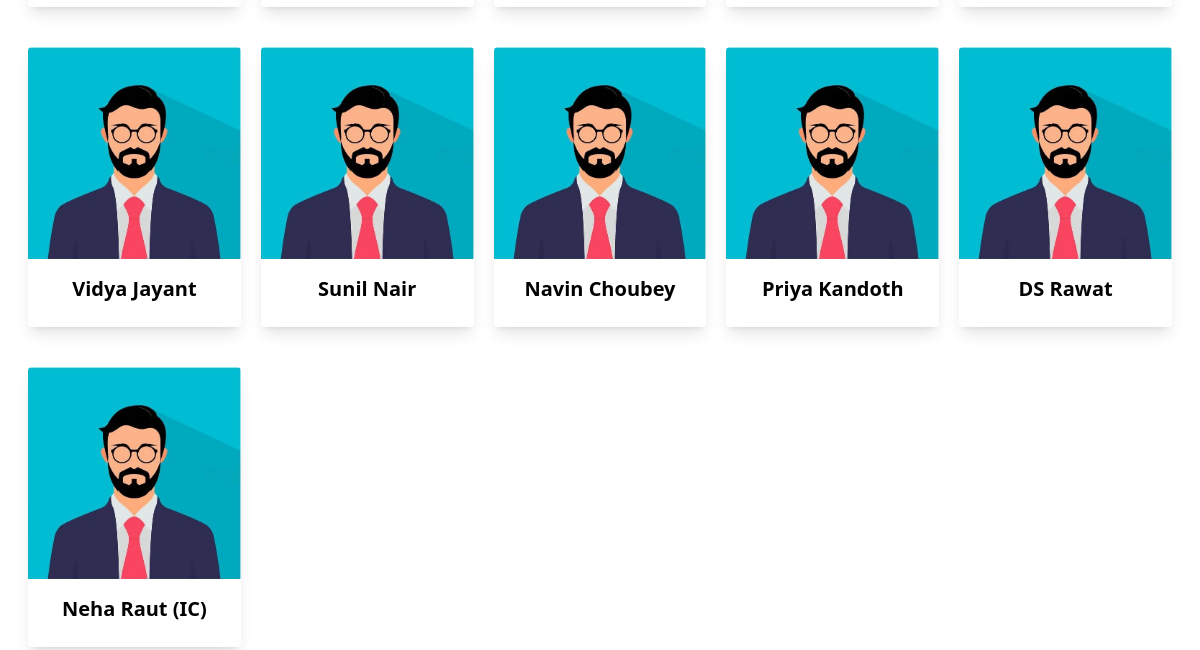
/ (lower part), run on an earlier commit of the app's database.
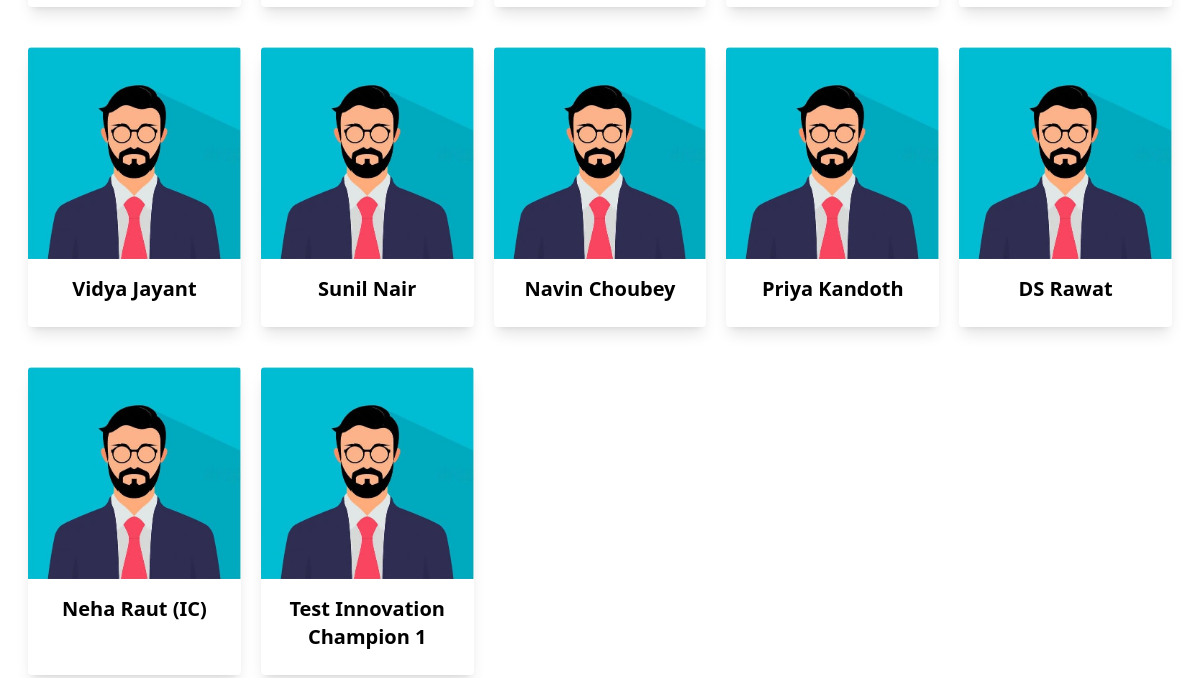
And on a later commit of the database.
### userauth/models.py (models this page shows, shortened)
class Account(AbstractBaseUser):
    email           = models.EmailField(max_length=50, unique =True)
    fullname        = models.CharField(max_length=20)
    is_ideator      = models.BooleanField(default=False)
    is_IC           = models.BooleanField(default=False)
    is_IG_admin     = models.BooleanField(default=False)
    is_admin        = models.BooleanField(default=False)
    is_active       = models.BooleanField(default=True)
    is_staff        = models.BooleanField(default=False)
    is_superuser    = models.BooleanField(default=False)
    date_joined     = models.DateTimeField(verbose_name="date joined", auto_now_add=True)
    objects = MyAccountManager()
    USERNAME_FIELD = 'email'
    REQUIRED_FIELDS = ['fullname', 'is_ideator', 'is_IC', 'is_IG_admin']

### mainapp/views.py (the view)
# urls.py: path('', views.index, name='home'),
def index(request):
    business_units = BusinessUnit.objects.all()
    innovation_champions = Account.objects.filter(is_IC=True)
    context = {
        'is_HOMEPAGE':1,
        'selected':'all',
        'business_units':business_units,
        'innovation_champions':innovation_champions,
    }
    if request.user.is_authenticated:
        if request.user.is_admin:
            return redirect('adminuser')
        if request.user.is_IG_admin:
            selected_BU = BusinessUnit.objects.all()[0]
            context["selected_BU"] = selected_BU
            submissions = Submission.objects.all()
            BU_submissions = submissions.filter(business_unit=selected_BU)
            graph4_array = [
                BU_submissions.count(),
                BU_submissions.filter(status="Accepted").count(),
                BU_submissions.filter(status="Rejected").count(),
                BU_submissions.filter(status="On Hold").count(),
                BU_submissions.filter(status="Review Pending").count()
            ]
            context["graph4_array"] = graph4_array
            if request.method == "POST":
                scroll_to_business_unit = True
                selected_BU_id = request.POST["business_unit"]
                selected_BU = BusinessUnit.objects.filter(id=selected_BU_id)[0]
                context["selected_BU"] = selected_BU
                context["scroll_to_business_unit"] = scroll_to_business_unit
                BU_submissions = submissions.filter(business_unit=selected_BU)
                graph4_array = [
                    BU_submissions.count(),
                    BU_submissions.filter(status="Accepted").count(),
                    BU_submissions.filter(status="Rejected").count(),
                    BU_submissions.filter(status="On Hold").count(),
                    BU_submissions.filter(status="Review Pending").count()
                ]
                context["graph4_array"] = graph4_array
            graph1_dict={}
            for submission in submissions:
                if str(submission.submitted_on.strftime('%B')) in graph1_dict.keys():
                    graph1_dict[str(submission.submitted_on.strftime('%B'))] += 1
                else:
                    graph1_dict[str(submission.submitted_on.strftime('%B'))] = 1
            context['submitted_month'] = list(graph1_dict.keys())
            context['submitted_month_values'] = list(graph1_dict.values())
            graph2_dict = {}
            business_units = BusinessUnit.objects.all()
            submissions = Submission.objects.all()
            for business_unit in business_units:
                graph2_dict[str(business_unit.name)] = 0
            for submission in submissions:
                graph2_dict[str(submission.business_unit)] += 1
            context['business_units'] = list(graph2_dict.keys())
            context['submissions'] = list(graph2_dict.values())
            graph3_dict = {
                "Review Pending":0,
                "Accepted":0,
                "Rejected":0,
                "On Hold":0,
            }
            for submission in submissions:
                graph3_dict[str(submission.status)] += 1
            context['submission_status'] = list(graph3_dict.keys())
            context['no_of_submissions'] = list(graph3_dict.values())
            return render(request, 'mainapp/IG_admin/home.html', context)
        elif request.user.is_IC:
            business_unit = BusinessUnit.objects.filter(innovation_champion=request.user)
            if business_unit:
                business_unit = business_unit[0]
                submissions = Submission.objects.filter(business_unit=business_unit).order_by('-submitted_on')
                p=Paginator(submissions, 10)
                page_number = request.GET.get('page')
                try:
                    page_obj = p.get_page(page_number)
                except PageNotAnInteger:
                    page_obj = p.page(1)
                except EmptyPage:
                    page_obj = p.page(p.num_pages)
                context['submissions'] = page_obj
                context['business_unit'] = business_unit
            context['selected'] = 'all'
            return render(request, 'mainapp/innovation_champion/home.html', context)
        elif request.user.is_ideator:
            submissions = Submission.objects.filter(ideator=request.user)
            p = Paginator(submissions,10)
            page_number = request.GET.get('page', 1)
            try:
                page_obj = p.get_page(page_number)
            except PageNotAnInteger:
                page_obj = p.page(1)
            except EmptyPage:
                page_obj = p.page(p.num_pages)
            context = {
                'submissions': page_obj,
                'selected':"all"
            }
            return render(request, 'mainapp/ideator/home.html', context)
        else:
            return render(request, 'mainapp/index.html', context)
    else:
        return render(request, 'mainapp/index.html', context)

### mainapp/templates/mainapp/index.html (shortened to what this page needs)
{% extends 'mainapp/base.html' %}
{% load static %}
{% block content %}
  <div class="grid grid-cols-5 gap-y-10 gap-x-5 flex justify-center m-7">
    {% for innovation_champion in innovation_champions %}
    <div class="max-w-sm rounded overflow-hidden shadow-lg">
      <img class="w-full" src="{% static 'images/user-avatar.png' %}" alt="Bridgestone - Finance">
      <div class="px-6 py-4">
        <div class="font-bold text-xl mb-2 text-center">{{ innovation_champion.fullname }}</div>
      </div>
    </div>
    {% endfor %}
  </div>
 {% endblock content %}

What changed in the data, as far as the page shows it:
added Account: fullname "Test Innovation Champion 1"
